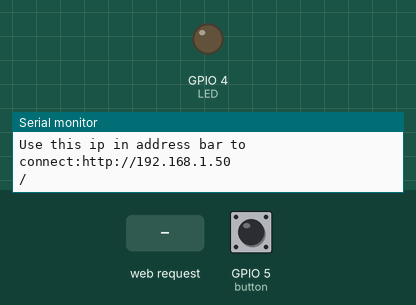
Recording of a sketch running on a simulated ESP8266 (NodeMCU). Parts: output pins drawn as LEDs (lit = HIGH), the last lines printed to the serial monitor. The inputs (shaded band) are chosen by the test bench; at power-on: GPIO 5 (button) HIGH. WiFi joins after 1.5 s; servers stay silent unless stated.

Above: at 2.7 s.
2.8 s: HTTP request GET /LED=ON received
At 4.6 s:
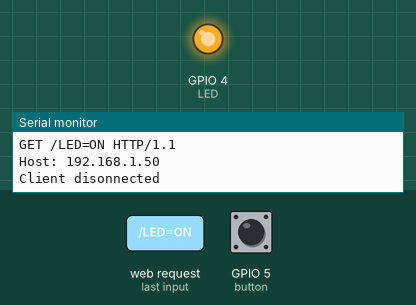
5.3 s: HTTP request GET /LED=OFF received
At 7.5 s:
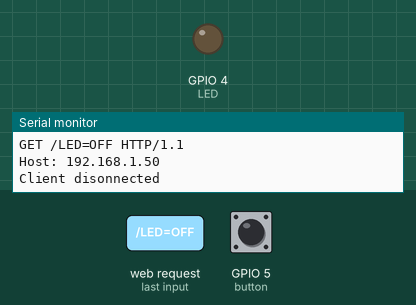
7.8 s: GPIO 5 (button) pulled LOW for 3.2 s
At 8.7 s:
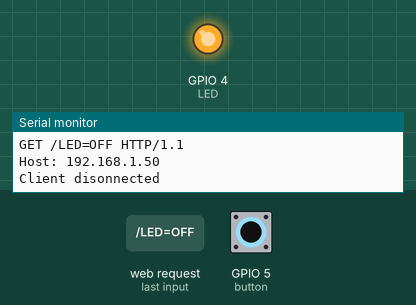
Timing chart, 0 to 12.5 s (numbered marks = the images above; inputs shaded):
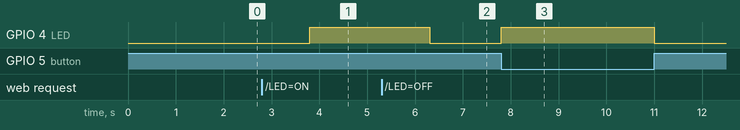

Measured:
- after the input at 2.8 s, GPIO 4 (LED): LOW → HIGH after 1.0 s
- after the input at 5.3 s, GPIO 4 (LED): HIGH → LOW after 1.0 s
- after the input at 7.8 s, GPIO 4 (LED): LOW → HIGH at once, → LOW 3.2 s later

The sketch:

ESP8266serverwithmanualcontrol.ino
```cpp
/*
 * STEPS FOR STARTING ESP8266 FOR SELF PROGRAMMERS
 *
1.Include header file
2.select id and password(ssid - service set identifier and password)
3.Create server
4.select baud rate
5.begin the wifi
6.wait WHILE  connecting
7.start the server
8.print the ip for connection*/


#include <ESP8266WiFi.h>    //header file


const char* ssid="";//SSID=service set identifier(basically name of wifi) any wifi adress not specific
const char* password="0987654321";//password of wifi


int button=5;
int LED=4;
WiFiServer server(80);//Create a server that listen to incoming connections


int current=0;
int last=0;
int data =0;

void setup()
{
  Serial.begin(115200);
  delay(10);//important

 //Led instiallization
  pinMode(LED,OUTPUT);
  digitalWrite(LED,LOW);

  //Button intialization
  pinMode(button,INPUT_PULLUP);

  //connect to wifi
  Serial.println();
  Serial.println();
  Serial.println("Connecting to:");
  Serial.print(ssid);

  WiFi.begin(ssid,password);   //here wifi is intitalized


  //while connecting
  while(WiFi.status()!=WL_CONNECTED)
  {
    delay(500);
    Serial.println(".");
    }
 Serial.println("");
 Serial.println("Connected");

 //Start the server
 server.begin();
  Serial.println("Server started");


//Print the ip address
Serial.print("Use this ip in address bar to connect:");
Serial.print("http://");
Serial.println(WiFi.localIP());
Serial.println("/");

    }


void loop()
{
   //Check if client connected
  WiFiClient client=server.available();

  //code for manual control
  while(!client)
   {
    if(digitalRead(button)==LOW)
         {current=1;}
      else
         {current=0;}

        if(last==current)
          {return;}
      digitalWrite(LED,current);
      last=current;
   }


//wait until cliet sends some data
   Serial.println("New client");
   while(!client.available())
    {
     delay(1);
     }

 //Read the first line of request
   String request=client.readStringUntil('/r');
   Serial.println(request);
   client.flush();

 //Match request
 int value=LOW;
  if (request.indexOf("/LED=ON") != -1)
  {
    digitalWrite(LED, HIGH);
    value = HIGH;
  }
   else if (request.indexOf("/LED=OFF") != -1)
    {
    digitalWrite(LED,LOW);
    value = LOW;
    }
 // Set ledPin according to the request


  // Return the response
  //HTML/CSS code for web page

  //initaliztion of HTML
  // HTTP headers always start with a response code (e.g. HTTP/1.1 200 OK)
  // and a content-type so the client knows what's coming, then a blank line:
  client.println("HTTP/1.1 200 OK");
  client.println("Content-Type: text/html");
  client.println("");                              //  do not forget this one
  client.println("<!DOCTYPE HTML>");
  client.println("<html>");
  client.println("<head><meta name=\"viewport\" content=\"width=device-width, initial-scale=1\">");//this following line makes the web page responsive in any web browser.


  //styling the Button(change as per your own choice)
  //We style our buttons with the #4CAF50 color, without border, text in white color,
  //and with this padding: 40px 40px.
 // We also set the text-decoration to none, define the font size, the margin,
 //and the cursor to a pointer.
 client.println("<style>html { font-family: Comic sans ms; display: inline-block; margin: 0px auto; text-align: center;}");
 client.println(".button { background-color: #d4af37; border: line; color: black; padding: 40px 40px;}");
 client.println("text-decoration: none; font-size: 50px; margin: 2px; cursor: pointer;}");
 client.println(".button2 {background-color: #555555;}</style></head>");

 // Web Page Heading
 client.println("<body><h1>ESP8266 Web Server</h1>");


 //Showing current LED state
 client.print("Led pin is now: ");

  if(value==LOW)
  {
    client.print("Off");
    client.println("<p><a href=\"/LED=ON\"\"><button class=\"button\">Turn ON </button></a></p>");
    //client.println("<br><br>");
  }
  else
  {
    client.print("On");
    client.println("<p><a href=\"/LED=OFF\"\"><button class=\"button button2\">Turn OFF </button></a></p>");
  }
  client.println("</body></html>");//CLOSING HTML WEBPAGE
  delay(1);
  Serial.println("Client disonnected");//closing connection
  Serial.println("");


    }//done end
```
